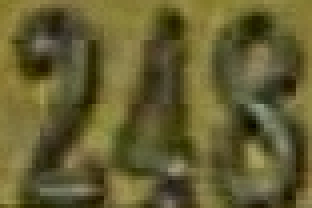
%> input picture code/SVHN-code/test.png, 78 x 52 px (shown 4 times larger)
$ octave --eval "result = AdvancedConstract(imread('test.png'));"   (GNU Octave 9; MATLAB toolbox functions it lacks are replaced by stand-ins)
%> lines starting %> are read from the running program, lines starting %| are printed output that depends on the picture; in (x1, y1, x2, y2) boxes, pixels count from 0 and x2, y2 are one past the last pixel; in counts of white or black regions, pixels touching at a corner belong together; the program's own positions count from 1
function out_img = AdvancedConstract(a)
    b = imsharpen(a, 'Radius',3,'Amount',3);
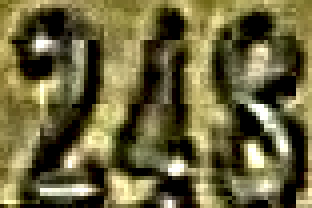
%> b: size 52x78x3 uint8 (shown 4 times larger); mean R, G, B 106.8, 100.1, 61.2
    [m, n, channel] = size(a);
%> m = 52; n = 78; channel = 3
    c = zeros(m, n, channel, 'uint8');
    gray_img = rgb2gray(a);
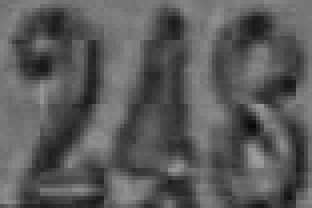
%> gray_img: size 52x78 uint8 (shown 4 times larger); min 7, max 157, mean 90.2
    thresh = 0.02;
    edge_img = edge(gray_img, 'sobel', thresh);
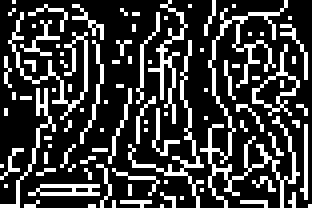
%> edge_img: size 52x78 logical (shown 4 times larger); 23.8% white in thin lines or dots
    edge_img_2 = false(size(edge_img));
    for i = 1:m
        for j = 1:n
            if edge_img(i,j)
                for ki = -2:2
                    for kj = -2:2
                        newi = i + ki;
                        newj = j + kj;
                        if newi >= 1 && newi <= m && newj >=1 && newj <= n
                            edge_img_2(newi, newj) = 1;
                        end
                    end
                end
            end
        end
    end
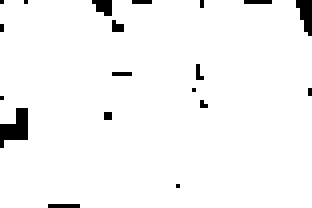
%> edge_img_2: size 52x78 logical (shown 4 times larger); 96.6% white; 19 black regions (17 under 20 px), largest, box (x1, y1, x2, y2) and area: (0, 27, 7, 37) 42, (74, 0, 78, 9) 24
%> after the loop, newi = 54; newj = 80

    for i = 1:m
        for j = 1:n
            if edge_img_2(i,j) == 0
                c(i,j,:) = a(i,j,:);
            else
                c(i,j,:) = b(i,j,:);
            end
        end
    end
    % [12 lines of commented-out code are left out]
    out_img = c;
end
